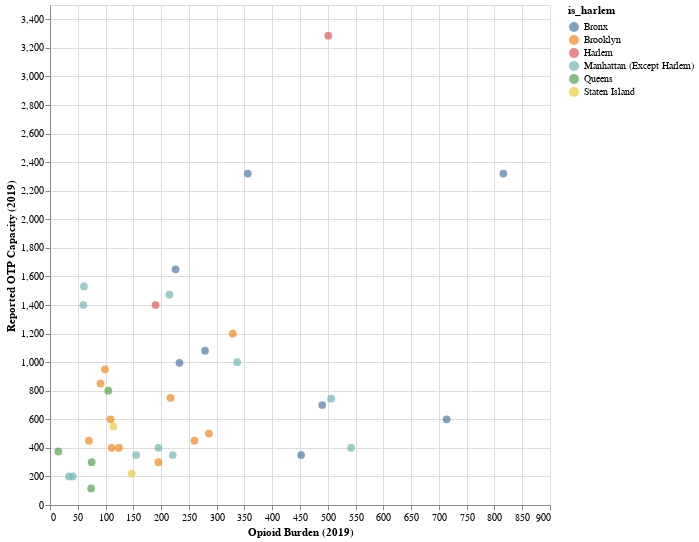

The notebook cell this image was saved under:
### Code cell
(altair.Chart(zip_df)
    .properties(height=500, width=500)
    .mark_circle(size=60)
    .encode(
        x='Opioid Burden (2019)',
        y='Reported OTP Capacity (2019)', 
        color='is_harlem',
        tooltip=list(zip_df.columns)
    )
    .interactive()
)

### Figure 1 — Vega-Lite specification as saved in the notebook (floating-point values rounded to 4 significant figures)
{"$schema": "https://vega.github.io/schema/vega-lite/v4.17.0.json", "config": {"view": {"continuousHeight": 300, "continuousWidth": 400}}, "data": {"name": "data-4877d3d74358de1afb0bd33bce962619"}, "datasets": {"data-4877d3d74358de1afb0bd33bce962619": [{"Estimated Fraction of Harlem OTP Patient Residents (2019)": 0.007779, "Estimated Fraction of OTP Admissions (2019)": 0.01547, "Estimated Fraction of OTP Patient Residents (2019)": 0.01794, "Estimated OTP Admissions (2017)": 205, "Estimated OTP Admissions (2019)": 198, "Estimated OTP Patient Residents (2019)": 93, "Estimated OTP Patient Residents (Harlem Programs, 2019)": 9, "Estimated OTP Patient Residents (Non-Harlem Programs, 2019)": 84, "Estimated Population (2020)": 77589, "Fraction of Opioid Burden (2019)": 0.0213, "Opioid Burden (2019)": 217, "Reported Daily Avg OTP Enrollment (2019)": 517, "Reported OTP Capacity (2019)": 750, "borough_name": "Brooklyn", "is_harlem": "Brooklyn", "neighborhood_name": "Flatbush"}, {"Estimated Fraction of Harlem OTP Patient Residents (2019)": 0.01815, "Estimated Fraction of OTP Admissions (2019)": 0.01532, "Estimated Fraction of OTP Patient Residents (2019)": 0.02855, "Estimated OTP Admissions (2017)": 177, "Estimated OTP Admissions (2019)": 196, "Estimated OTP Patient Residents (2019)": 148, "Estimated OTP Patient Residents (Harlem Programs, 2019)": 21, "Estimated OTP Patient Residents (Non-Harlem Programs, 2019)": 127, "Estimated Population (2020)": 87599, "Fraction of Opioid Burden (2019)": 0.02808, "Opioid Burden (2019)": 286, "Reported Daily Avg OTP Enrollment (2019)": 510, "Reported OTP Capacity (2019)": 500, "borough_name": "Brooklyn", "is_harlem": "Brooklyn", "neighborhood_name": "Bushwick and Williamsburg"}, {"Estimated Fraction of Harlem OTP Patient Residents (2019)": 0.002593, "Estimated Fraction of OTP Admissions (2019)": 0.01868, "Estimated Fraction of OTP Patient Residents (2019)": 0.0108, "Estimated OTP Admissions (2017)": 334, "Estimated OTP Admissions (2019)": 239, "Estimated OTP Patient Residents (2019)": 56, "Estimated OTP Patient Residents (Harlem Programs, 2019)": 3, "Estimated OTP Patient Residents (Non-Harlem Programs, 2019)": 53, "Estimated Population (2020)": 45521, "Fraction of Opioid Burden (2019)": 0.0217, "Opioid Burden (2019)": 221, "Reported Daily Avg OTP Enrollment (2019)": 291, "Reported OTP Capacity (2019)": 350, "borough_name": "Manhattan", "is_harlem": "Manhattan (Except Harlem)", "neighborhood_name": "Chelsea and Clinton"}, {"Estimated Fraction of Harlem OTP Patient Residents (2019)": 0.02074, "Estimated Fraction of OTP Admissions (2019)": 0.04455, "Estimated Fraction of OTP Patient Residents (2019)": 0.0299, "Estimated OTP Admissions (2017)": 550, "Estimated OTP Admissions (2019)": 570, "Estimated OTP Patient Residents (2019)": 155, "Estimated OTP Patient Residents (Harlem Programs, 2019)": 24, "Estimated OTP Patient Residents (Non-Harlem Programs, 2019)": 131, "Estimated Population (2020)": 49423, "Fraction of Opioid Burden (2019)": 0.03495, "Opioid Burden (2019)": 356, "Reported Daily Avg OTP Enrollment (2019)": 1862, "Reported OTP Capacity (2019)": 2320, "borough_name": "Bronx", "is_harlem": "Bronx", "neighborhood_name": "High Bridge and Morrisania"}, {"Estimated Fraction of Harlem OTP Patient Residents (2019)": 0.002593, "Estimated Fraction of OTP Admissions (2019)": null, "Estimated Fraction of OTP Patient Residents (2019)": 0.006366, "Estimated OTP Admissions (2017)": null, "Estimated OTP Admissions (2019)": null, "Estimated OTP Patient Residents (2019)": 33, "Estimated OTP Patient Residents (Harlem Programs, 2019)": 3, "Estimated OTP Patient Residents (Non-Harlem Programs, 2019)": 30, "Estimated Population (2020)": 50228, "Fraction of Opioid Burden (2019)": 0.005989, "Opioid Burden (2019)": 61, "Reported Daily Avg OTP Enrollment (2019)": null, "Reported OTP Capacity (2019)": null, "borough_name": "Manhattan", "is_harlem": "Manhattan (Except Harlem)", "neighborhood_name": "Chelsea and Clinton"}, {"Estimated Fraction of Harlem OTP Patient Residents (2019)": 0.01037, "Estimated Fraction of OTP Admissions (2019)": 0.007268, "Estimated Fraction of OTP Patient Residents (2019)": 0.005208, "Estimated OTP Admissions (2017)": 72, "Estimated OTP Admissions (2019)": 93, "Estimated OTP Patient Residents (2019)": 27, "Estimated OTP Patient Residents (Harlem Programs, 2019)": 12, "Estimated OTP Patient Residents (Non-Harlem Programs, 2019)": 15, "Estimated Population (2020)": 42253, "Fraction of Opioid Burden (2019)": 0.003338, "Opioid Burden (2019)": 34, "Reported Daily Avg OTP Enrollment (2019)": 196, "Reported OTP Capacity (2019)": 200, "borough_name": "Manhattan", "is_harlem": "Manhattan (Except Harlem)", "neighborhood_name": "Upper East Side"}, {"Estimated Fraction of Harlem OTP Patient Residents (2019)": 0.03284, "Estimated Fraction of OTP Admissions (2019)": 0.01289, "Estimated Fraction of OTP Patient Residents (2019)": 0.02855, "Estimated OTP Admissions (2017)": 209, "Estimated OTP Admissions (2019)": 165, "Estimated OTP Patient Residents (2019)": 148, "Estimated OTP Patient Residents (Harlem Programs, 2019)": 38, "Estimated OTP Patient Residents (Non-Harlem Programs, 2019)": 110, "Estimated Population (2020)": 37807, "Fraction of Opioid Burden (2019)": 0.02739, "Opioid Burden (2019)": 279, "Reported Daily Avg OTP Enrollment (2019)": 991, "Reported OTP Capacity (2019)": 1080, "borough_name": "Bronx", "is_harlem": "Bronx", "neighborhood_name": "Hunts Point and Mott Haven"}, {"Estimated Fraction of Harlem OTP Patient Residents (2019)": 0.01556, "Estimated Fraction of OTP Admissions (2019)": null, "Estimated Fraction of OTP Patient Residents (2019)": 0.0189, "Estimated OTP Admissions (2017)": null, "Estimated OTP Admissions (2019)": null, "Estimated OTP Patient Residents (2019)": 98, "Estimated OTP Patient Residents (Harlem Programs, 2019)": 18, "Estimated OTP Patient Residents (Non-Harlem Programs, 2019)": 80, "Estimated Population (2020)": 59392, "Fraction of Opioid Burden (2019)": 0.01198, "Opioid Burden (2019)": 122, "Reported Daily Avg OTP Enrollment (2019)": null, "Reported OTP Capacity (2019)": null, "borough_name": "Queens", "is_harlem": "Queens", "neighborhood_name": "Jamaica"}, {"Estimated Fraction of Harlem OTP Patient Residents (2019)": null, "Estimated Fraction of OTP Admissions (2019)": 0.00844, "Estimated Fraction of OTP Patient Residents (2019)": 0.006752, "Estimated OTP Admissions (2017)": 106, "Estimated OTP Admissions (2019)": 108, "Estimated OTP Patient Residents (2019)": 35, "Estimated OTP Patient Residents (Harlem Programs, 2019)": null, "Estimated OTP Patient Residents (Non-Harlem Programs, 2019)": null, "Estimated Population (2020)": 26501, "Fraction of Opioid Burden (2019)": 0.006872, "Opioid Burden (2019)": 70, "Reported Daily Avg OTP Enrollment (2019)": 328, "Reported OTP Capacity (2019)": 450, "borough_name": "Brooklyn", "is_harlem": "Brooklyn", "neighborhood_name": "Sunset Park"}, {"Estimated Fraction of Harlem OTP Patient Residents (2019)": 0.005186, "Estimated Fraction of OTP Admissions (2019)": 0.02001, "Estimated Fraction of OTP Patient Residents (2019)": 0.0135, "Estimated OTP Admissions (2017)": 254, "Estimated OTP Admissions (2019)": 256, "Estimated OTP Patient Residents (2019)": 70, "Estimated OTP Patient Residents (Harlem Programs, 2019)": 6, "Estimated OTP Patient Residents (Non-Harlem Programs, 2019)": 64, "Estimated Population (2020)": 69995, "Fraction of Opioid Burden (2019)": 0.0107, "Opioid Burden (2019)": 109, "Reported Daily Avg OTP Enrollment (2019)": 647, "Reported OTP Capacity (2019)": 600, "borough_name": "Brooklyn", "is_harlem": "Brooklyn", "neighborhood_name": "Northwest Brooklyn"}, {"Estimated Fraction of Harlem OTP Patient Residents (2019)": 0.007779, "Estimated Fraction of OTP Admissions (2019)": 0.02766, "Estimated Fraction of OTP Patient Residents (2019)": 0.01119, "Estimated OTP Admissions (2017)": 350, "Estimated OTP Admissions (2019)": 354, "Estimated OTP Patient Residents (2019)": 58, "Estimated OTP Patient Residents (Harlem Programs, 2019)": 9, "Estimated OTP Patient Residents (Non-Harlem Programs, 2019)": 49, "Estimated Population (2020)": 55102, "Fraction of Opioid Burden (2019)": 0.009719, "Opioid Burden (2019)": 99, "Reported Daily Avg OTP Enrollment (2019)": 896, "Reported OTP Capacity (2019)": 950, "borough_name": "Brooklyn", "is_harlem": "Brooklyn", "neighborhood_name": "Central Brooklyn"}, {"Estimated Fraction of Harlem OTP Patient Residents (2019)": 0.02074, "Estimated Fraction of OTP Admissions (2019)": 0.00633, "Estimated Fraction of OTP Patient Residents (2019)": 0.03202, "Estimated OTP Admissions (2017)": 80, "Estimated OTP Admissions (2019)": 81, "Estimated OTP Patient Residents (2019)": 166, "Estimated OTP Patient Residents (Harlem Programs, 2019)": 24, "Estimated OTP Patient Residents (Non-Harlem Programs, 2019)": 142, "Estimated Population (2020)": 100867, "Fraction of Opioid Burden (2019)": 0.04437, "Opioid Burden (2019)": 452, "Reported Daily Avg OTP Enrollment (2019)": 350, "Reported OTP Capacity (2019)": 350, "borough_name": "Bronx", "is_harlem": "Bronx", "neighborhood_name": "Bronx Park and Fordham"}, {"Estimated Fraction of Harlem OTP Patient Residents (2019)": 0.02334, "Estimated Fraction of OTP Admissions (2019)": null, "Estimated Fraction of OTP Patient Residents (2019)": 0.04861, "Estimated OTP Admissions (2017)": null, "Estimated OTP Admissions (2019)": null, "Estimated OTP Patient Residents (2019)": 252, "Estimated OTP Patient Residents (Harlem Programs, 2019)": 27, "Estimated OTP Patient Residents (Non-Harlem Programs, 2019)": 225, "Estimated Population (2020)": 85893, "Fraction of Opioid Burden (2019)": 0.04712, "Opioid Burden (2019)": 480, "Reported Daily Avg OTP Enrollment (2019)": null, "Reported OTP Capacity (2019)": null, "borough_name": "Bronx", "is_harlem": "Bronx", "neighborhood_name": "Bronx Park and Fordham"}, {"Estimated Fraction of Harlem OTP Patient Residents (2019)": 0.2256, "Estimated Fraction of OTP Admissions (2019)": 0.13, "Estimated Fraction of OTP Patient Residents (2019)": 0.06597, "Estimated OTP Admissions (2017)": 1577, "Estimated OTP Admissions (2019)": 1664, "Estimated OTP Patient Residents (2019)": 342, "Estimated OTP Patient Residents (Harlem Programs, 2019)": 261, "Estimated OTP Patient Residents (Non-Harlem Programs, 2019)": 81, "Estimated Population (2020)": 36999, "Fraction of Opioid Burden (2019)": 0.04919, "Opioid Burden (2019)": 501, "Reported Daily Avg OTP Enrollment (2019)": 2962, "Reported OTP Capacity (2019)": 3285, "borough_name": "Manhattan", "is_harlem": "Harlem", "neighborhood_name": "East Harlem"}, {"Estimated Fraction of Harlem OTP Patient Residents (2019)": 0.01037, "Estimated Fraction of OTP Admissions (2019)": 0.007971, "Estimated Fraction of OTP Patient Residents (2019)": 0.007523, "Estimated OTP Admissions (2017)": 165, "Estimated OTP Admissions (2019)": 102, "Estimated OTP Patient Residents (2019)": 39, "Estimated OTP Patient Residents (Harlem Programs, 2019)": 12, "Estimated OTP Patient Residents (Non-Harlem Programs, 2019)": 27, "Estimated Population (2020)": 96495, "Fraction of Opioid Burden (2019)": 0.007363, "Opioid Burden (2019)": 75, "Reported Daily Avg OTP Enrollment (2019)": 256, "Reported OTP Capacity (2019)": 300, "borough_name": "Queens", "is_harlem": "Queens", "neighborhood_name": "West Queens"}, {"Estimated Fraction of Harlem OTP Patient Residents (2019)": 0.01815, "Estimated Fraction of OTP Admissions (2019)": null, "Estimated Fraction of OTP Patient Residents (2019)": 0.01505, "Estimated OTP Admissions (2017)": null, "Estimated OTP Admissions (2019)": null, "Estimated OTP Patient Residents (2019)": 78, "Estimated OTP Patient Residents (Harlem Programs, 2019)": 21, "Estimated OTP Patient Residents (Non-Harlem Programs, 2019)": 57, "Estimated Population (2020)": 64798, "Fraction of Opioid Burden (2019)": 0.01443, "Opioid Burden (2019)": 147, "Reported Daily Avg OTP Enrollment (2019)": null, "Reported OTP Capacity (2019)": null, "borough_name": "Brooklyn", "is_harlem": "Brooklyn", "neighborhood_name": "Northwest Brooklyn"}, {"Estimated Fraction of Harlem OTP Patient Residents (2019)": 0.1184, "Estimated Fraction of OTP Admissions (2019)": 0.02618, "Estimated Fraction of OTP Patient Residents (2019)": 0.03781, "Estimated OTP Admissions (2017)": 370, "Estimated OTP Admissions (2019)": 335, "Estimated OTP Patient Residents (2019)": 196, "Estimated OTP Patient Residents (Harlem Programs, 2019)": 137, "Estimated OTP Patient Residents (Non-Harlem Programs, 2019)": 59, "Estimated Population (2020)": 74617, "Fraction of Opioid Burden (2019)": 0.04968, "Opioid Burden (2019)": 506, "Reported Daily Avg OTP Enrollment (2019)": 622, "Reported OTP Capacity (2019)": 744, "borough_name": "Manhattan", "is_harlem": "Manhattan (Except Harlem)", "neighborhood_name": "East Harlem"}, {"Estimated Fraction of Harlem OTP Patient Residents (2019)": 0.01037, "Estimated Fraction of OTP Admissions (2019)": 0.004142, "Estimated Fraction of OTP Patient Residents (2019)": 0.005208, "Estimated OTP Admissions (2017)": 67, "Estimated OTP Admissions (2019)": 53, "Estimated OTP Patient Residents (2019)": 27, "Estimated OTP Patient Residents (Harlem Programs, 2019)": 12, "Estimated OTP Patient Residents (Non-Harlem Programs, 2019)": 15, "Estimated Population (2020)": 57993, "Fraction of Opioid Burden (2019)": 0.004025, "Opioid Burden (2019)": 41, "Reported Daily Avg OTP Enrollment (2019)": 205, "Reported OTP Capacity (2019)": 200, "borough_name": "Manhattan", "is_harlem": "Manhattan (Except Harlem)", "neighborhood_name": "Upper East Side"}, {"Estimated Fraction of Harlem OTP Patient Residents (2019)": 0.01556, "Estimated Fraction of OTP Admissions (2019)": 0.02954, "Estimated Fraction of OTP Patient Residents (2019)": 0.03202, "Estimated OTP Admissions (2017)": 385, "Estimated OTP Admissions (2019)": 378, "Estimated OTP Patient Residents (2019)": 166, "Estimated OTP Patient Residents (Harlem Programs, 2019)": 18, "Estimated OTP Patient Residents (Non-Harlem Programs, 2019)": 148, "Estimated Population (2020)": 90867, "Fraction of Opioid Burden (2019)": 0.0323, "Opioid Burden (2019)": 329, "Reported Daily Avg OTP Enrollment (2019)": 1118, "Reported OTP Capacity (2019)": 1200, "borough_name": "Brooklyn", "is_harlem": "Brooklyn", "neighborhood_name": "East New York and New Lots"}, {"Estimated Fraction of Harlem OTP Patient Residents (2019)": 0.007779, "Estimated Fraction of OTP Admissions (2019)": 0.00422, "Estimated Fraction of OTP Patient Residents (2019)": 0.01254, "Estimated OTP Admissions (2017)": 98, "Estimated OTP Admissions (2019)": 54, "Estimated OTP Patient Residents (2019)": 65, "Estimated OTP Patient Residents (Harlem Programs, 2019)": 9, "Estimated OTP Patient Residents (Non-Harlem Programs, 2019)": 56, "Estimated Population (2020)": 98821, "Fraction of Opioid Burden (2019)": 0.0109, "Opioid Burden (2019)": 111, "Reported Daily Avg OTP Enrollment (2019)": 312, "Reported OTP Capacity (2019)": 400, "borough_name": "Brooklyn", "is_harlem": "Brooklyn", "neighborhood_name": "Canarsie and Flatlands"}, {"Estimated Fraction of Harlem OTP Patient Residents (2019)": 0.04149, "Estimated Fraction of OTP Admissions (2019)": 0.01633, "Estimated Fraction of OTP Patient Residents (2019)": 0.08603, "Estimated OTP Admissions (2017)": 193, "Estimated OTP Admissions (2019)": 209, "Estimated OTP Patient Residents (2019)": 446, "Estimated OTP Patient Residents (Harlem Programs, 2019)": 48, "Estimated OTP Patient Residents (Non-Harlem Programs, 2019)": 398, "Estimated Population (2020)": 90479, "Fraction of Opioid Burden (2019)": 0.0701, "Opioid Burden (2019)": 714, "Reported Daily Avg OTP Enrollment (2019)": 499, "Reported OTP Capacity (2019)": 600, "borough_name": "Bronx", "is_harlem": "Bronx", "neighborhood_name": "High Bridge and Morrisania"}, {"Estimated Fraction of Harlem OTP Patient Residents (2019)": 0.05013, "Estimated Fraction of OTP Admissions (2019)": 0.04697, "Estimated Fraction of OTP Patient Residents (2019)": 0.03839, "Estimated OTP Admissions (2017)": 641, "Estimated OTP Admissions (2019)": 601, "Estimated OTP Patient Residents (2019)": 199, "Estimated OTP Patient Residents (Harlem Programs, 2019)": 58, "Estimated OTP Patient Residents (Non-Harlem Programs, 2019)": 141, "Estimated Population (2020)": 25026, "Fraction of Opioid Burden (2019)": 0.03308, "Opioid Burden (2019)": 337, "Reported Daily Avg OTP Enrollment (2019)": 831, "Reported OTP Capacity (2019)": 1000, "borough_name": "Manhattan", "is_harlem": "Manhattan (Except Harlem)", "neighborhood_name": "Chelsea and Clinton"}, {"Estimated Fraction of Harlem OTP Patient Residents (2019)": 0.02334, "Estimated Fraction of OTP Admissions (2019)": 0.01313, "Estimated Fraction of OTP Patient Residents (2019)": 0.01678, "Estimated OTP Admissions (2017)": 212, "Estimated OTP Admissions (2019)": 168, "Estimated OTP Patient Residents (2019)": 87, "Estimated OTP Patient Residents (Harlem Programs, 2019)": 27, "Estimated OTP Patient Residents (Non-Harlem Programs, 2019)": 60, "Estimated Population (2020)": 51081, "Fraction of Opioid Burden (2019)": 0.02287, "Opioid Burden (2019)": 233, "Reported Daily Avg OTP Enrollment (2019)": 1030, "Reported OTP Capacity (2019)": 995, "borough_name": "Bronx", "is_harlem": "Bronx", "neighborhood_name": "Southeast Bronx"}, {"Estimated Fraction of Harlem OTP Patient Residents (2019)": 0.007779, "Estimated Fraction of OTP Admissions (2019)": 0.05666, "Estimated Fraction of OTP Patient Residents (2019)": 0.02122, "Estimated OTP Admissions (2017)": 891, "Estimated OTP Admissions (2019)": 725, "Estimated OTP Patient Residents (2019)": 110, "Estimated OTP Patient Residents (Harlem Programs, 2019)": 9, "Estimated OTP Patient Residents (Non-Harlem Programs, 2019)": 101, "Estimated Population (2020)": 74363, "Fraction of Opioid Burden (2019)": 0.02111, "Opioid Burden (2019)": 215, "Reported Daily Avg OTP Enrollment (2019)": 1263, "Reported OTP Capacity (2019)": 1473, "borough_name": "Manhattan", "is_harlem": "Manhattan (Except Harlem)", "neighborhood_name": "Lower East Side"}, {"Estimated Fraction of Harlem OTP Patient Residents (2019)": null, "Estimated Fraction of OTP Admissions (2019)": 0.01289, "Estimated Fraction of OTP Patient Residents (2019)": 0.001157, "Estimated OTP Admissions (2017)": 143, "Estimated OTP Admissions (2019)": 165, "Estimated OTP Patient Residents (2019)": 6, "Estimated OTP Patient Residents (Harlem Programs, 2019)": null, "Estimated OTP Patient Residents (Non-Harlem Programs, 2019)": null, "Estimated Population (2020)": 15297, "Fraction of Opioid Burden (2019)": 0.001473, "Opioid Burden (2019)": 15, "Reported Daily Avg OTP Enrollment (2019)": 417, "Reported OTP Capacity (2019)": 375, "borough_name": "Queens", "is_harlem": "Queens", "neighborhood_name": "Southeast Queens"}, {"Estimated Fraction of Harlem OTP Patient Residents (2019)": 0.02593, "Estimated Fraction of OTP Admissions (2019)": 0.009222, "Estimated Fraction of OTP Patient Residents (2019)": 0.03511, "Estimated OTP Admissions (2017)": 142, "Estimated OTP Admissions (2019)": 118, "Estimated OTP Patient Residents (2019)": 182, "Estimated OTP Patient Residents (Harlem Programs, 2019)": 30, "Estimated OTP Patient Residents (Non-Harlem Programs, 2019)": 152, "Estimated Population (2020)": 78858, "Fraction of Opioid Burden (2019)": 0.04811, "Opioid Burden (2019)": 490, "Reported Daily Avg OTP Enrollment (2019)": 699, "Reported OTP Capacity (2019)": 700, "borough_name": "Bronx", "is_harlem": "Bronx", "neighborhood_name": "Central Bronx"}, {"Estimated Fraction of Harlem OTP Patient Residents (2019)": null, "Estimated Fraction of OTP Admissions (2019)": 0.0143, "Estimated Fraction of OTP Patient Residents (2019)": 0.007523, "Estimated OTP Admissions (2017)": 220, "Estimated OTP Admissions (2019)": 183, "Estimated OTP Patient Residents (2019)": 39, "Estimated OTP Patient Residents (Harlem Programs, 2019)": null, "Estimated OTP Patient Residents (Non-Harlem Programs, 2019)": null, "Estimated Population (2020)": 33896, "Fraction of Opioid Burden (2019)": 0.01119, "Opioid Burden (2019)": 114, "Reported Daily Avg OTP Enrollment (2019)": 506, "Reported OTP Capacity (2019)": 550, "borough_name": "Staten Island", "is_harlem": "Staten Island", "neighborhood_name": "South Shore"}, {"Estimated Fraction of Harlem OTP Patient Residents (2019)": 0.01556, "Estimated Fraction of OTP Admissions (2019)": 0.03095, "Estimated Fraction of OTP Patient Residents (2019)": 0.01254, "Estimated OTP Admissions (2017)": 361, "Estimated OTP Admissions (2019)": 396, "Estimated OTP Patient Residents (2019)": 65, "Estimated OTP Patient Residents (Harlem Programs, 2019)": 18, "Estimated OTP Patient Residents (Non-Harlem Programs, 2019)": 47, "Estimated Population (2020)": 64282, "Fraction of Opioid Burden (2019)": 0.01031, "Opioid Burden (2019)": 105, "Reported Daily Avg OTP Enrollment (2019)": 803, "Reported OTP Capacity (2019)": 800, "borough_name": "Queens", "is_harlem": "Queens", "neighborhood_name": "Jamaica"}, {"Estimated Fraction of Harlem OTP Patient Residents (2019)": 0.02939, "Estimated Fraction of OTP Admissions (2019)": null, "Estimated Fraction of OTP Patient Residents (2019)": 0.01408, "Estimated OTP Admissions (2017)": null, "Estimated OTP Admissions (2019)": null, "Estimated OTP Patient Residents (2019)": 73, "Estimated OTP Patient Residents (Harlem Programs, 2019)": 34, "Estimated OTP Patient Residents (Non-Harlem Programs, 2019)": 39, "Estimated Population (2020)": 38937, "Fraction of Opioid Burden (2019)": 0.01198, "Opioid Burden (2019)": 122, "Reported Daily Avg OTP Enrollment (2019)": null, "Reported OTP Capacity (2019)": null, "borough_name": "Manhattan", "is_harlem": "Harlem", "neighborhood_name": "Central Harlem"}, {"Estimated Fraction of Harlem OTP Patient Residents (2019)": 0.005186, "Estimated Fraction of OTP Admissions (2019)": null, "Estimated Fraction of OTP Patient Residents (2019)": 0.008295, "Estimated OTP Admissions (2017)": 123, "Estimated OTP Admissions (2019)": null, "Estimated OTP Patient Residents (2019)": 43, "Estimated OTP Patient Residents (Harlem Programs, 2019)": 6, "Estimated OTP Patient Residents (Non-Harlem Programs, 2019)": 37, "Estimated Population (2020)": 42461, "Fraction of Opioid Burden (2019)": 0.01149, "Opioid Burden (2019)": 117, "Reported Daily Avg OTP Enrollment (2019)": null, "Reported OTP Capacity (2019)": null, "borough_name": "Brooklyn", "is_harlem": "Brooklyn", "neighborhood_name": "Northwest Brooklyn"}, {"Estimated Fraction of Harlem OTP Patient Residents (2019)": 0.02074, "Estimated Fraction of OTP Admissions (2019)": null, "Estimated Fraction of OTP Patient Residents (2019)": 0.0162, "Estimated OTP Admissions (2017)": null, "Estimated OTP Admissions (2019)": null, "Estimated OTP Patient Residents (2019)": 84, "Estimated OTP Patient Residents (Harlem Programs, 2019)": 24, "Estimated OTP Patient Residents (Non-Harlem Programs, 2019)": 60, "Estimated Population (2020)": 32537, "Fraction of Opioid Burden (2019)": 0.009032, "Opioid Burden (2019)": 92, "Reported Daily Avg OTP Enrollment (2019)": null, "Reported OTP Capacity (2019)": null, "borough_name": "Queens", "is_harlem": "Queens", "neighborhood_name": "Northwest Queens"}, {"Estimated Fraction of Harlem OTP Patient Residents (2019)": 0.007779, "Estimated Fraction of OTP Admissions (2019)": 0.006877, "Estimated Fraction of OTP Patient Residents (2019)": 0.01524, "Estimated OTP Admissions (2017)": 145, "Estimated OTP Admissions (2019)": 88, "Estimated OTP Patient Residents (2019)": 79, "Estimated OTP Patient Residents (Harlem Programs, 2019)": 9, "Estimated OTP Patient Residents (Non-Harlem Programs, 2019)": 70, "Estimated Population (2020)": 67382, "Fraction of Opioid Burden (2019)": 0.01914, "Opioid Burden (2019)": 195, "Reported Daily Avg OTP Enrollment (2019)": 269, "Reported OTP Capacity (2019)": 300, "borough_name": "Brooklyn", "is_harlem": "Brooklyn", "neighborhood_name": "Central Brooklyn"}, {"Estimated Fraction of Harlem OTP Patient Residents (2019)": 0.01037, "Estimated Fraction of OTP Admissions (2019)": 0.0422, "Estimated Fraction of OTP Patient Residents (2019)": 0.007523, "Estimated OTP Admissions (2017)": 695, "Estimated OTP Admissions (2019)": 540, "Estimated OTP Patient Residents (2019)": 39, "Estimated OTP Patient Residents (Harlem Programs, 2019)": 12, "Estimated OTP Patient Residents (Non-Harlem Programs, 2019)": 27, "Estimated Population (2020)": 34763, "Fraction of Opioid Burden (2019)": 0.005989, "Opioid Burden (2019)": 61, "Reported Daily Avg OTP Enrollment (2019)": 1492, "Reported OTP Capacity (2019)": 1530, "borough_name": "Manhattan", "is_harlem": "Manhattan (Except Harlem)", "neighborhood_name": "Gramercy Park and Murray Hill"}, {"Estimated Fraction of Harlem OTP Patient Residents (2019)": 0.01815, "Estimated Fraction of OTP Admissions (2019)": 0.06283, "Estimated Fraction of OTP Patient Residents (2019)": 0.03125, "Estimated OTP Admissions (2017)": 890, "Estimated OTP Admissions (2019)": 804, "Estimated OTP Patient Residents (2019)": 162, "Estimated OTP Patient Residents (Harlem Programs, 2019)": 21, "Estimated OTP Patient Residents (Non-Harlem Programs, 2019)": 141, "Estimated Population (2020)": 40300, "Fraction of Opioid Burden (2019)": 0.02219, "Opioid Burden (2019)": 226, "Reported Daily Avg OTP Enrollment (2019)": 1451, "Reported OTP Capacity (2019)": 1650, "borough_name": "Bronx", "is_harlem": "Bronx", "neighborhood_name": "Hunts Point and Mott Haven"}, {"Estimated Fraction of Harlem OTP Patient Residents (2019)": 0.03544, "Estimated Fraction of OTP Admissions (2019)": 0.09714, "Estimated Fraction of OTP Patient Residents (2019)": 0.08526, "Estimated OTP Admissions (2017)": 1420, "Estimated OTP Admissions (2019)": 1243, "Estimated OTP Patient Residents (2019)": 442, "Estimated OTP Patient Residents (Harlem Programs, 2019)": 41, "Estimated OTP Patient Residents (Non-Harlem Programs, 2019)": 401, "Estimated Population (2020)": 74679, "Fraction of Opioid Burden (2019)": 0.08011, "Opioid Burden (2019)": 816, "Reported Daily Avg OTP Enrollment (2019)": 2607, "Reported OTP Capacity (2019)": 2320, "borough_name": "Bronx", "is_harlem": "Bronx", "neighborhood_name": "Central Bronx"}, {"Estimated Fraction of Harlem OTP Patient Residents (2019)": null, "Estimated Fraction of OTP Admissions (2019)": 0.04486, "Estimated Fraction of OTP Patient Residents (2019)": 0.01042, "Estimated OTP Admissions (2017)": 295, "Estimated OTP Admissions (2019)": 574, "Estimated OTP Patient Residents (2019)": 54, "Estimated OTP Patient Residents (Harlem Programs, 2019)": null, "Estimated OTP Patient Residents (Non-Harlem Programs, 2019)": null, "Estimated Population (2020)": 37666, "Fraction of Opioid Burden (2019)": 0.007265, "Opioid Burden (2019)": 74, "Reported Daily Avg OTP Enrollment (2019)": 138, "Reported OTP Capacity (2019)": 116, "borough_name": "Queens", "is_harlem": "Queens", "neighborhood_name": "Southwest Queens"}, {"Estimated Fraction of Harlem OTP Patient Residents (2019)": null, "Estimated Fraction of OTP Admissions (2019)": 0.007815, "Estimated Fraction of OTP Patient Residents (2019)": 0.01022, "Estimated OTP Admissions (2017)": 140, "Estimated OTP Admissions (2019)": 100, "Estimated OTP Patient Residents (2019)": 53, "Estimated OTP Patient Residents (Harlem Programs, 2019)": null, "Estimated OTP Patient Residents (Non-Harlem Programs, 2019)": null, "Estimated Population (2020)": 73280, "Fraction of Opioid Burden (2019)": 0.01217, "Opioid Burden (2019)": 124, "Reported Daily Avg OTP Enrollment (2019)": 350, "Reported OTP Capacity (2019)": 400, "borough_name": "Brooklyn", "is_harlem": "Brooklyn", "neighborhood_name": "Borough Park"}, {"Estimated Fraction of Harlem OTP Patient Residents (2019)": 0.05099, "Estimated Fraction of OTP Admissions (2019)": 0.04626, "Estimated Fraction of OTP Patient Residents (2019)": 0.02064, "Estimated OTP Admissions (2017)": 435, "Estimated OTP Admissions (2019)": 592, "Estimated OTP Patient Residents (2019)": 107, "Estimated OTP Patient Residents (Harlem Programs, 2019)": 59, "Estimated OTP Patient Residents (Non-Harlem Programs, 2019)": 48, "Estimated Population (2020)": 64728, "Fraction of Opioid Burden (2019)": 0.01865, "Opioid Burden (2019)": 190, "Reported Daily Avg OTP Enrollment (2019)": 1277, "Reported OTP Capacity (2019)": 1400, "borough_name": "Manhattan", "is_harlem": "Harlem", "neighborhood_name": "Central Harlem"}, {"Estimated Fraction of Harlem OTP Patient Residents (2019)": 0.01556, "Estimated Fraction of OTP Admissions (2019)": 0.01164, "Estimated Fraction of OTP Patient Residents (2019)": 0.01582, "Estimated OTP Admissions (2017)": 133, "Estimated OTP Admissions (2019)": 149, "Estimated OTP Patient Residents (2019)": 82, "Estimated OTP Patient Residents (Harlem Programs, 2019)": 18, "Estimated OTP Patient Residents (Non-Harlem Programs, 2019)": 64, "Estimated Population (2020)": 58648, "Fraction of Opioid Burden (2019)": 0.01522, "Opioid Burden (2019)": 155, "Reported Daily Avg OTP Enrollment (2019)": 250, "Reported OTP Capacity (2019)": 350, "borough_name": "Manhattan", "is_harlem": "Manhattan (Except Harlem)", "neighborhood_name": "Inwood and Washington Heights"}, {"Estimated Fraction of Harlem OTP Patient Residents (2019)": 0.002593, "Estimated Fraction of OTP Admissions (2019)": 0.04001, "Estimated Fraction of OTP Patient Residents (2019)": 0.006559, "Estimated OTP Admissions (2017)": 523, "Estimated OTP Admissions (2019)": 512, "Estimated OTP Patient Residents (2019)": 34, "Estimated OTP Patient Residents (Harlem Programs, 2019)": 3, "Estimated OTP Patient Residents (Non-Harlem Programs, 2019)": 31, "Estimated Population (2020)": 23034, "Fraction of Opioid Burden (2019)": 0.00589, "Opioid Burden (2019)": 60, "Reported Daily Avg OTP Enrollment (2019)": 1258, "Reported OTP Capacity (2019)": 1400, "borough_name": "Manhattan", "is_harlem": "Manhattan (Except Harlem)", "neighborhood_name": "Greenwich Village and Soho"}, {"Estimated Fraction of Harlem OTP Patient Residents (2019)": 0.005186, "Estimated Fraction of OTP Admissions (2019)": 0.02626, "Estimated Fraction of OTP Patient Residents (2019)": 0.008488, "Estimated OTP Admissions (2017)": 350, "Estimated OTP Admissions (2019)": 336, "Estimated OTP Patient Residents (2019)": 44, "Estimated OTP Patient Residents (Harlem Programs, 2019)": 6, "Estimated OTP Patient Residents (Non-Harlem Programs, 2019)": 38, "Estimated Population (2020)": 37796, "Fraction of Opioid Burden (2019)": 0.008934, "Opioid Burden (2019)": 91, "Reported Daily Avg OTP Enrollment (2019)": 772, "Reported OTP Capacity (2019)": 850, "borough_name": "Brooklyn", "is_harlem": "Brooklyn", "neighborhood_name": "Northwest Brooklyn"}, {"Estimated Fraction of Harlem OTP Patient Residents (2019)": 0.02679, "Estimated Fraction of OTP Admissions (2019)": 0.0111, "Estimated Fraction of OTP Patient Residents (2019)": 0.02797, "Estimated OTP Admissions (2017)": 213, "Estimated OTP Admissions (2019)": 142, "Estimated OTP Patient Residents (2019)": 145, "Estimated OTP Patient Residents (Harlem Programs, 2019)": 31, "Estimated OTP Patient Residents (Non-Harlem Programs, 2019)": 114, "Estimated Population (2020)": 52912, "Fraction of Opioid Burden (2019)": 0.05321, "Opioid Burden (2019)": 542, "Reported Daily Avg OTP Enrollment (2019)": 236, "Reported OTP Capacity (2019)": 400, "borough_name": "Manhattan", "is_harlem": "Manhattan (Except Harlem)", "neighborhood_name": "Gramercy Park and Murray Hill"}, {"Estimated Fraction of Harlem OTP Patient Residents (2019)": 0.01037, "Estimated Fraction of OTP Admissions (2019)": 0.002892, "Estimated Fraction of OTP Patient Residents (2019)": 0.01389, "Estimated OTP Admissions (2017)": 34, "Estimated OTP Admissions (2019)": 37, "Estimated OTP Patient Residents (2019)": 72, "Estimated OTP Patient Residents (Harlem Programs, 2019)": 12, "Estimated OTP Patient Residents (Non-Harlem Programs, 2019)": 60, "Estimated Population (2020)": 42133, "Fraction of Opioid Burden (2019)": 0.01443, "Opioid Burden (2019)": 147, "Reported Daily Avg OTP Enrollment (2019)": 218, "Reported OTP Capacity (2019)": 220, "borough_name": "Staten Island", "is_harlem": "Staten Island", "neighborhood_name": "Stapleton and St. George"}, {"Estimated Fraction of Harlem OTP Patient Residents (2019)": 0.005186, "Estimated Fraction of OTP Admissions (2019)": 0.008675, "Estimated Fraction of OTP Patient Residents (2019)": 0.02276, "Estimated OTP Admissions (2017)": 121, "Estimated OTP Admissions (2019)": 111, "Estimated OTP Patient Residents (2019)": 118, "Estimated OTP Patient Residents (Harlem Programs, 2019)": 6, "Estimated OTP Patient Residents (Non-Harlem Programs, 2019)": 112, "Estimated Population (2020)": 58267, "Fraction of Opioid Burden (2019)": 0.01914, "Opioid Burden (2019)": 195, "Reported Daily Avg OTP Enrollment (2019)": 354, "Reported OTP Capacity (2019)": 400, "borough_name": "Manhattan", "is_harlem": "Manhattan (Except Harlem)", "neighborhood_name": "Lower East Side"}, {"Estimated Fraction of Harlem OTP Patient Residents (2019)": 0.01815, "Estimated Fraction of OTP Admissions (2019)": 0.01227, "Estimated Fraction of OTP Patient Residents (2019)": 0.03221, "Estimated OTP Admissions (2017)": 124, "Estimated OTP Admissions (2019)": 157, "Estimated OTP Patient Residents (2019)": 167, "Estimated OTP Patient Residents (Harlem Programs, 2019)": 21, "Estimated OTP Patient Residents (Non-Harlem Programs, 2019)": 146, "Estimated Population (2020)": 74037, "Fraction of Opioid Burden (2019)": 0.02553, "Opioid Burden (2019)": 260, "Reported Daily Avg OTP Enrollment (2019)": 374, "Reported OTP Capacity (2019)": 450, "borough_name": "Brooklyn", "is_harlem": "Brooklyn", "neighborhood_name": "Central Brooklyn"}]}, "encoding": {"color": {"field": "is_harlem", "type": "nominal"}, "tooltip": [{"field": "neighborhood_name", "type": "nominal"}, {"field": "borough_name", "type": "nominal"}, {"field": "is_harlem", "type": "nominal"}, {"field": "Estimated OTP Admissions (2017)", "type": "quantitative"}, {"field": "Estimated OTP Admissions (2019)", "type": "quantitative"}, {"field": "Reported OTP Capacity (2019)", "type": "quantitative"}, {"field": "Reported Daily Avg OTP Enrollment (2019)", "type": "quantitative"}, {"field": "Estimated OTP Patient Residents (2019)", "type": "quantitative"}, {"field": "Estimated OTP Patient Residents (Harlem Programs, 2019)", "type": "quantitative"}, {"field": "Opioid Burden (2019)", "type": "quantitative"}, {"field": "Estimated Population (2020)", "type": "quantitative"}, {"field": "Estimated OTP Patient Residents (Non-Harlem Programs, 2019)", "type": "quantitative"}, {"field": "Estimated Fraction of OTP Admissions (2019)", "type": "quantitative"}, {"field": "Estimated Fraction of OTP Patient Residents (2019)", "type": "quantitative"}, {"field": "Estimated Fraction of Harlem OTP Patient Residents (2019)", "type": "quantitative"}, {"field": "Fraction of Opioid Burden (2019)", "type": "quantitative"}], "x": {"field": "Opioid Burden (2019)", "type": "quantitative"}, "y": {"field": "Reported OTP Capacity (2019)", "type": "quantitative"}}, "height": 500, "mark": {"size": 60, "type": "circle"}, "selection": {"selector002": {"bind": "scales", "encodings": ["x", "y"], "type": "interval"}}, "width": 500}
